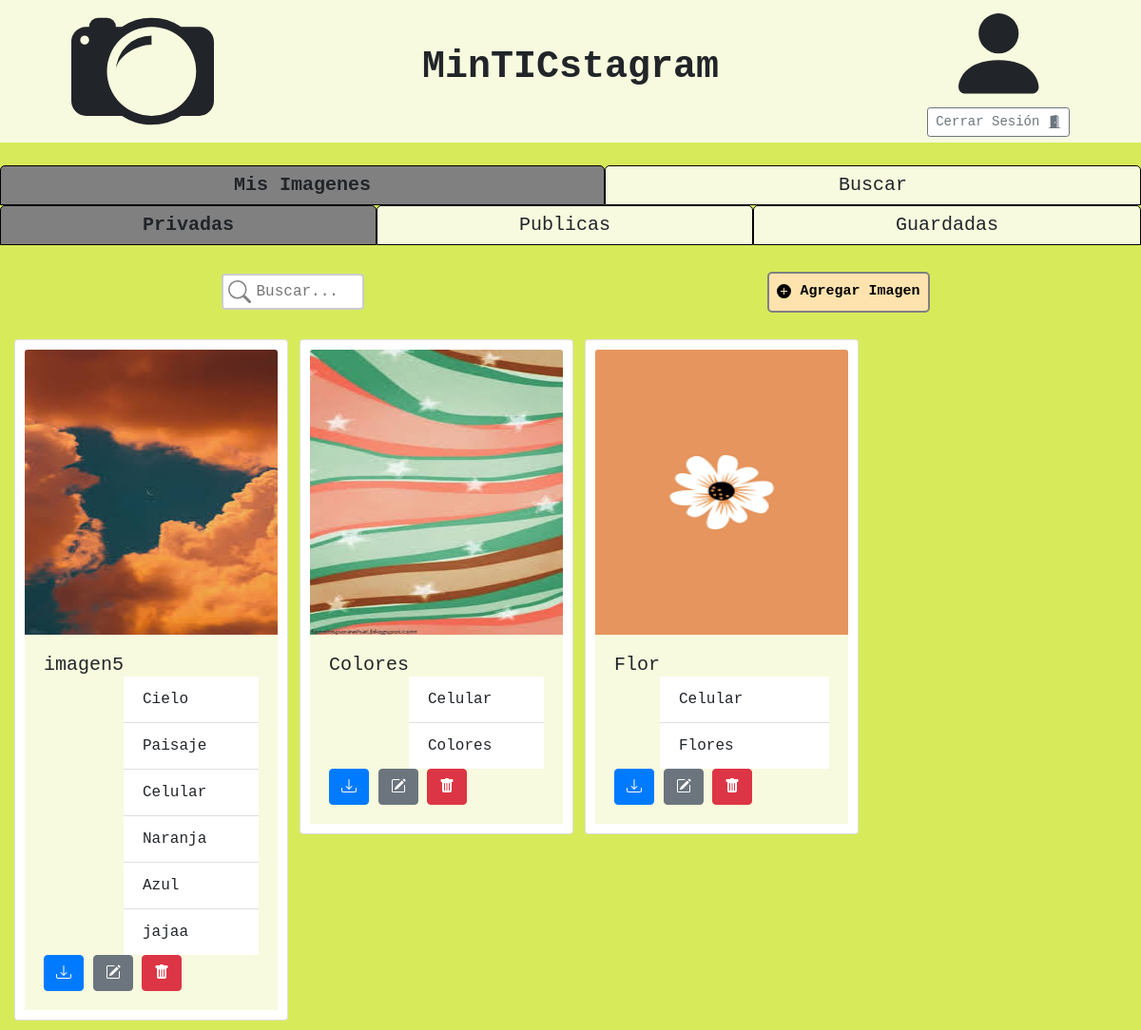
The app's page /principal/ (signed in) with its own data.
### tables this page shows
CREATE TABLE Imagenes (
    id INTEGER PRIMARY KEY AUTOINCREMENT,
    id_usuario REFERENCES Usuarios(id),
    nombre_imagen TEXT,
    ruta TEXT,
    privada BOOLEAN
);

CREATE TABLE Etiquetas (
    id INTEGER PRIMARY KEY AUTOINCREMENT,
    nombre_etiqueta TEXT UNIQUE
);

### controlador.py (the view)
@app.route("/principal/")
@login_required
def principal():
    img_privadas = get_imagenes(1, 1)
    img_publicas = get_imagenes(1, 0)
    img_guardadas = get_guardadas(1)
    username = request.cookies.get('username')
    return render_template("principal.html",  galeria1=img_privadas, galeria2=img_publicas, galeria3=img_guardadas)

### controlador.py (called while the page is built)
def login_required(view):
    @wraps(view)
    def wrapped_view(*arg, **kwargs):
        if g.user is None:
            return redirect(url_for( 'ingreso' ))
        return view(*arg, **kwargs)
    return wrapped_view

@app.before_request
def load_logged_in_user():
    user_id = session.get('user_id')
    if user_id is None:
        g.user = None
    else:
        g.user = get_usuario_byID(user_id)

### db.py (called while the page is built)
def conectar():
    try:
        if 'db' not in g:
            g.db = sqlite3.connect('MinTICstagram.db')
        return g.db
    except Error as e:
        print(e)

def desconectar():
    try:
        db = g.pop('db', None)
        if db is not None:
            db.close()
    except Error as e:
        print(e)

def get_usuario_byID(id_):
    query = """SELECT id, nombre_usuario, correo, contraseña
               FROM Usuarios
               WHERE id=?;"""
    values = (id_,)
    keys = ['id', 'nombre', 'correo', 'contraseña']
    try:
        con = conectar()
        cursor = con.cursor()
        cursor.execute(query, values)
        res = cursor.fetchone()
        desconectar()
        return None if res is None else {k:v for k,v in zip(keys, res)}
    except Error as e:
        print(e)

def get_imagenes(usrId, privada):
    query = """SELECT id, nombre_imagen, ruta
               FROM Imagenes
               WHERE id_usuario=? AND privada=?;"""
    values = (usrId, 1 if privada else 0)
    try:
        con = conectar()
        cursor = con.cursor()
        cursor.execute(query, values)
        imagenes = cursor.fetchall()
        desconectar()
        keys = ['id', 'nombre', 'ruta']
        imagenes = [{k:v for k,v in zip(keys,img)} for img in imagenes]
        for img in imagenes:
            img['etiquetas'] = get_etiquetas(img['id'])
        return imagenes
    except Error as e:
        print(e)

def get_guardadas(usrId):
    query = """SELECT I.id, I.nombre_imagen, I.ruta
               FROM Imagenes AS I
               INNER JOIN MeGusta AS MG ON MG.id_imagen = I.id
               WHERE MG.id_usuario=?;"""
    values = (usrId,)
    try:
        con = conectar()
        cursor = con.cursor()
        cursor.execute(query, values)
        imagenes = cursor.fetchall()
        desconectar()
        keys = ['id', 'nombre', 'ruta']
        imagenes = [{k:v for k,v in zip(keys,img)} for img in imagenes]
        for img in imagenes:
            img['etiquetas'] = get_etiquetas(img['id'])
        return imagenes
    except Error as e:
        print(e)

### templates/principal.html (shortened to what this page needs)
<!DOCTYPE html>
<html lang="es">
<head>
    <link rel="stylesheet" href="https://cdn.jsdelivr.net/npm/bootstrap@4.5.3/dist/css/bootstrap.min.css"
>
    <link rel="stylesheet" href="{{ url_for('static', filename='estilos/principales.css') }}">
</head>
<body>
    <header>
        <div id="wrapper">
            <div id="column1">
            </div>
            <div id="column2">
                <h1 style="font-weight: bold;">MinTICstagram</h1>
            </div>
            <div id="column3">
                <div class="logo">
                    <svg height="100%" viewBox="0 0 16 16" class="bi bi-person-fill" fill="currentColor"
                        xmlns="http://www.w3.org/2000/svg">
                        <path fill-rule="evenodd"
                            d="M3 14s-1 0-1-1 1-4 6-4 6 3 6 4-1 1-1 1H3zm5-6a3 3 0 1 0 0-6 3 3 0 0 0 0 6z" />
                    </svg>
                </div>
                <div>
                    <button type="button" class="btn btn-outline-secondary btn-sm" data-toggle="modal"
                        data-target="#modalCerrarSesion">
                        Cerrar Sesión
                    </button>
                </div>
            </div>
        </div>
    </header>
    <br>
    <div class="grid-container two-cols">
        <div class="grid-item tab" id="myImgs-tab" onclick="openTab('myImgs');">
            Mis Imagenes
        </div>
        <div class="grid-item tab" id="buscar-tab" onclick="openTab('buscar');">
            Buscar
        </div>
    </div>
    <div class="tab-content" id="myImgs-content" style="display: none;">
        <div class="grid-container three-cols">
            <div class="grid-item tab-img" id="privadas-tab" onclick="obtenerSubTab('privadas');">
                Privadas
            </div>
            <div class="grid-item tab-img" id="publicas-tab" onclick="obtenerSubTab('publicas');">
                Publicas
            </div>
            <div class="grid-item tab-img" id="guardadas-tab" onclick="obtenerSubTab('guardadas');">
                Guardadas
            </div>
        </div>
        <br>
        <div class="tab-content" id="privadas-content" style="display: none;">
            <div class="container-fluid">
                <div class="container-fluid">
                    <div class="row">
                        <div class="col align-self-center center">
                            <form>
                                <input type="text" class="searchbar" name="search" placeholder="Buscar...">
                            </form>
                        </div>
                        <div class="col align-self-center center">
                            <button type="button" class="boton" data-toggle="modal" data-target="#nuevaImgModal">
                                <svg width="1em" height="1em" viewBox="0 0 16 16" class="bi bi-plus-circle-fill"
                                    fill="currentColor" xmlns="http://www.w3.org/2000/svg">
                                    <path fill-rule="evenodd"
                                        d="M16 8A8 8 0 1 1 0 8a8 8 0 0 1 16 0zM8.5 4.5a.5.5 0 0 0-1 0v3h-3a.5.5 0 0 0 0 1h3v3a.5.5 0 0 0 1 0v-3h3a.5.5 0 0 0 0-1h-3v-3z" />
                                </svg>
                                Agregar Imagen
                            </button>
                        </div>
                    </div>
                </div>
                <br>
                <div class="row">
                    {% for t in galeria1 %}
                    <div class="col-md-3">
                        <div class="card mx-auto" style="width: 18rem; padding: 10px; margin-bottom: 10px;">
                            <img src="{{ url_for('static', filename= t['ruta'] ) }}" class="card-img-top myImg"
                                width="300" height="300" onclick="showImgModal(event);">
                            <div class="card-body">
                                <h5 class="card-title" style="float: left;"> {{ t['nombre'] }} </h5><br>
                                <ul class="list-group list-group-flush">
                                    {% for q in t['etiquetas'] %}
                                        <li class="list-group-item">{{ q }}</li>
                                    {% endfor %}
                                </ul>
                                <a download="imagen.jpg" href="{{ url_for('static', filename= t['ruta'] ) }}">
                                    <button type="button" class="btn btn-primary">
                                    </button>
                                </a>
                                {% set id = t['id'] %}
                                {% set ruta = t['ruta'] %}
                                <button type="button" class="btn btn-secondary" data-toggle="modal"
                                    data-target="#actualizarImgModal"
                                    onclick="displayImgOnUpdateModal(event, '{{ id }}', '{{ ruta }}'); setRadioBtn('Privada');">
                                </button>
                                <a href="{{ url_for('delete', id= t['id'] ) }}">
                                    <button type="button" class="btn btn-danger">
                                    </button>
                                </a>
                            </div>
                        </div>
                    </div>
                    {% endfor %}
                </div>
            </div>
        </div>
    </div>
</body>
</html>

### static/estilos/principales.css (style rules this page uses)
* { font-family: "Courier New", Courier, monospace; margin: 0; box-sizing: border-box; }
.btn-group-sm>.btn, .btn-sm { background-color: white; }
body { background-color: #d7eb5a; font-family: "Courier New", Courier, monospace; margin: 0; }
header { width:100%; background-color: #f7fade; height: 150px; text-align: center; left: 0; top: 0; }
#wrapper { width:100%; height:150px; margin:auto; display: flex; }
#column1 { width:25%; height:150px; float:left; align-items: center; }
#column2 { width:50%; height:150px; float:left; line-height: 150px; text-align: center; display:flex; align-items: center; justify-content: center; }
#column3 { width:25%; height:150px; align-items: center; float:left; }
.logo { display: inline-block; height: 75%; vertical-align: middle; }
.boton { background-color: #ffe3ae; color: black; text-align: center; text-decoration: none; display: inline-block; font-family: 'Courier New', Courier, monospace; font-weight:bold; font-size:15px; padding: 8px; margin: 4px 2px; transition-duration: 0.4s; cursor: pointer; border-radius: 5px; border: 2px solid gray; }
.searchbar { width: 150px; box-sizing: border-box; border: 2px solid #ccc; border-radius: 4px; font-size: 16px; background-color: white; background-image: url('../img/searchicon.svg'); background-position: 5px 5px; background-repeat: no-repeat; padding: 5px 20px 5px 35px; transition: width 0.4s ease-in-out; }
.center { text-align: center; }
.grid-container { display: grid; grid-gap: 0px; padding: 0px; }
.two-cols { grid-template-columns: auto auto; }
.three-cols { grid-template-columns: auto auto auto; }
.grid-item { background-color: #f7fade; border: 1px solid black; border-radius: 5px 5px 0 0; text-align: center; padding: 5px; font-size: 20px; cursor: pointer; }
.active { background-color: grey; font-weight: bold; }
.myImg { cursor: pointer; transition: 0.3s; }
.card-body { background-color: #f7fade; }

### records on screen
Imagenes: ruta (picture), nombre "imagen5"
Etiquetas: nombre_etiqueta "Cielo"
Etiquetas: nombre_etiqueta "Paisaje"
Etiquetas: nombre_etiqueta "Celular"
Etiquetas: nombre_etiqueta "Naranja"
Etiquetas: nombre_etiqueta "Azul"
Etiquetas: nombre_etiqueta "jajaa"
Imagenes: ruta (picture), nombre "Colores"
Etiquetas: nombre_etiqueta "Colores"
Imagenes: ruta (picture), nombre "Flor"
Etiquetas: nombre_etiqueta "Flores"
